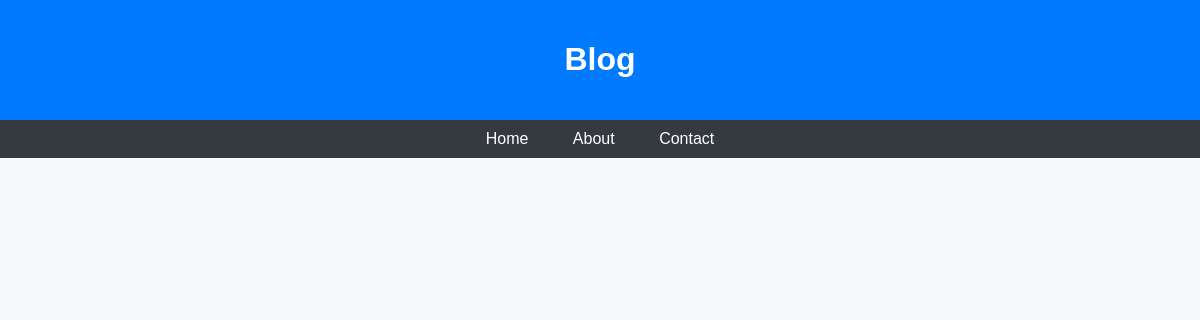
Before: / with the older database file.
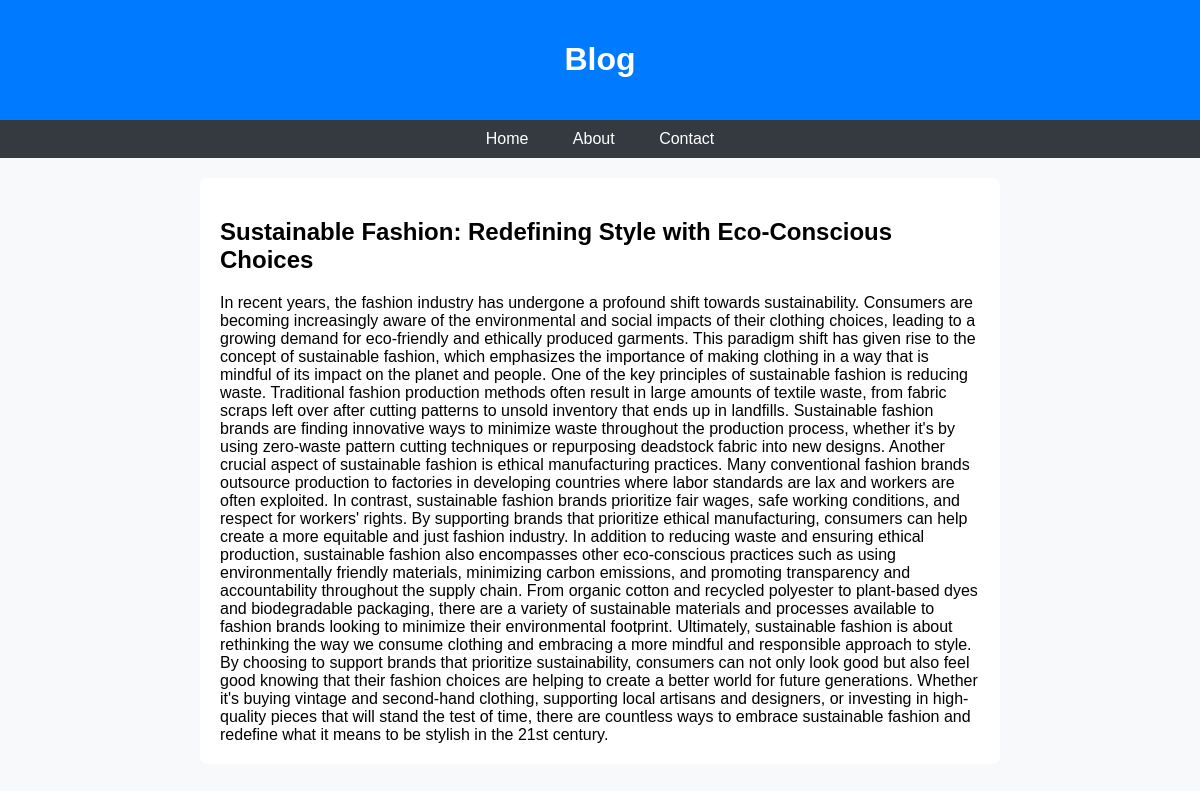
After: the same page with the newer database file.
### blog/models.py (models this page shows, shortened)
class Post(models.Model):
    title = models.CharField(max_length=200)
    content = models.TextField()
    date_posted = models.DateTimeField(auto_now_add=True)

### blog/views.py (the view)
# urls.py: path('', post_list, name='post_list'),
def post_list(request):
    posts = Post.objects.all()
    return render(request, 'blog/post_list.html', {'posts': posts})

### blog/templates/blog/post_list.html (shortened to what this page needs)
<!DOCTYPE html>
<html lang="en">
<head>
</head>
<body>
    <header>
        <h1>Blog</h1>
    </header>
    <nav>
        <a href="#">Home</a>
        <a href="#">About</a>
        <a href="{% url 'contact_us' %}">Contact</a>
    </nav>
    <div class="container">
        {% for post in posts %}
            <div class="post">
                <h2>{{ post.title }}</h2>
                <p>{{ post.content }}</p>
            </div>
        {% endfor %}
    </div>
</body>
</html>

### blog/templates/blog/post_list.html (style rules this page uses)
body { font-family: Arial, sans-serif; margin: 0; padding: 0; background-color: #f8f9fa; }
header { background-color: #007bff; color: #fff; padding: 20px; text-align: center; }
nav { background-color: #343a40; color: #fff; padding: 10px 0; text-align: center; }
nav a { text-decoration: none; color: #fff; padding: 10px 20px; }
.container { max-width: 800px; margin: 0 auto; padding: 20px; }
.post { background-color: #fff; border-radius: 8px; margin-bottom: 20px; padding: 20px; }
.post h2 { margin-top: 0; }
.post p { margin-bottom: 0; }

Changed rows visible on the page:
added Post: title "Sustainable Fashion: Redefining Style with Eco-Conscious Choices", content "In recent years, the fashion industry has undergone a profound shift towards sustainability. Consumers are becoming increasingly aware of the environmental and social impacts of their clothing choices, leading to a growing demand for eco-friendly and ethically produced garments. This paradigm shift has given rise to the concept of sustainable fashion, which emphasizes the importance of making clothing in a way that is mindful of its impact on the planet and people. One of the key principles of sustainable fashion is reducing waste. Traditional fashion production methods often result in large amounts of textile waste, from fabric scraps left over after cutting patterns to unsold inventory…"
